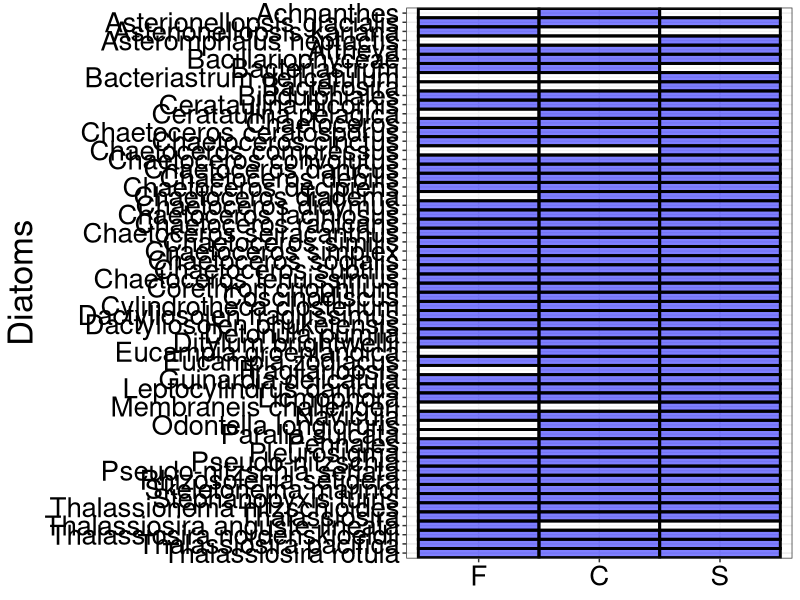
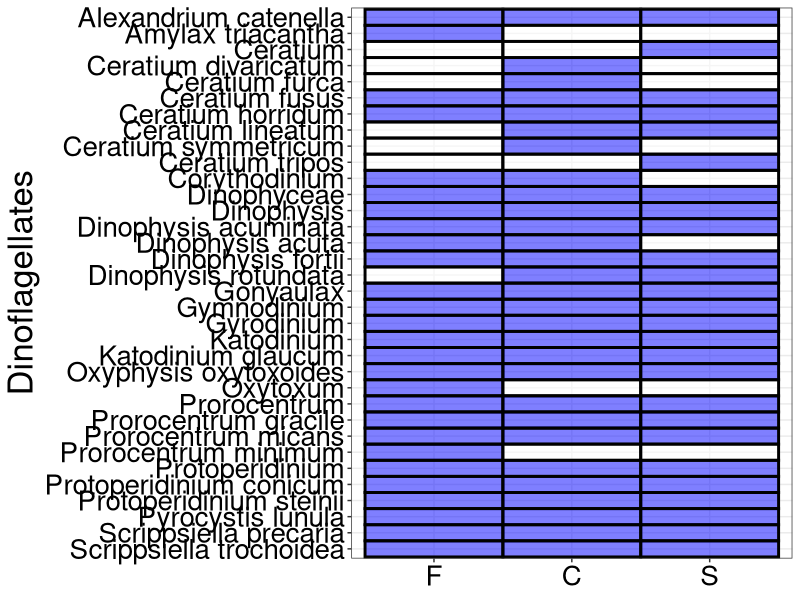
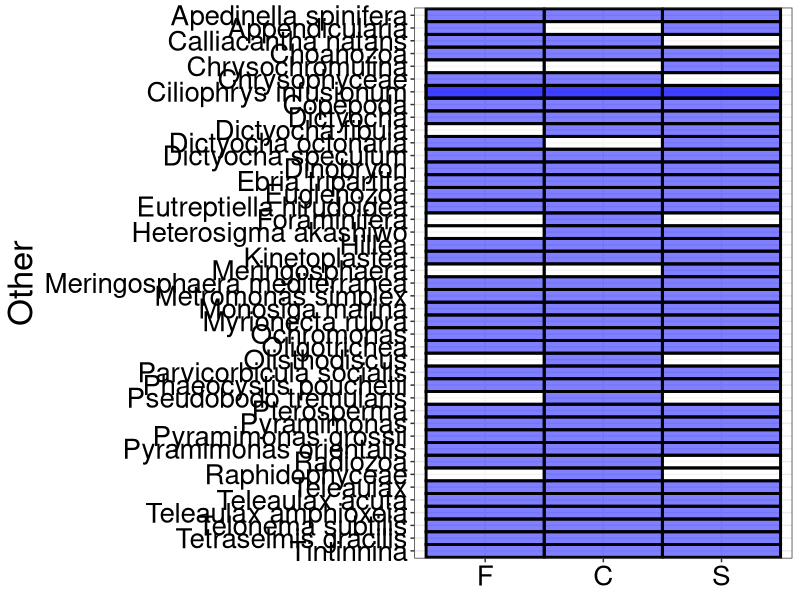
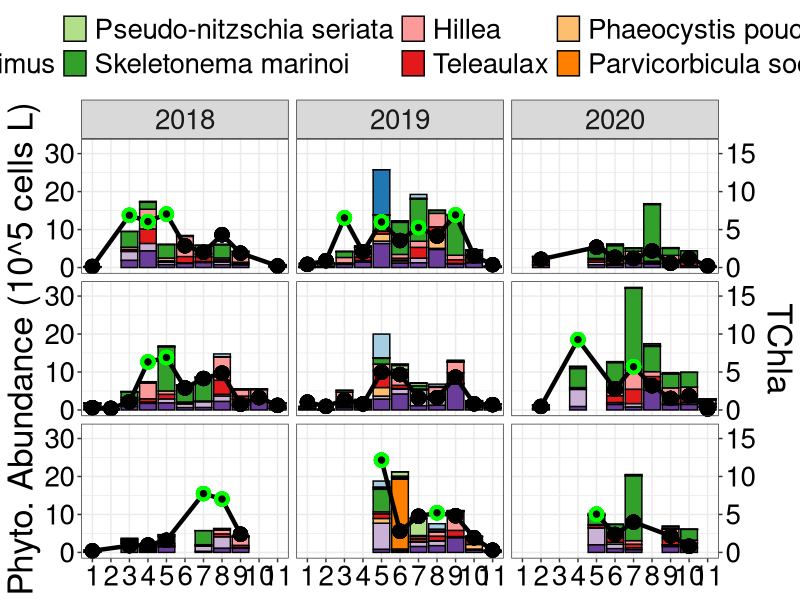
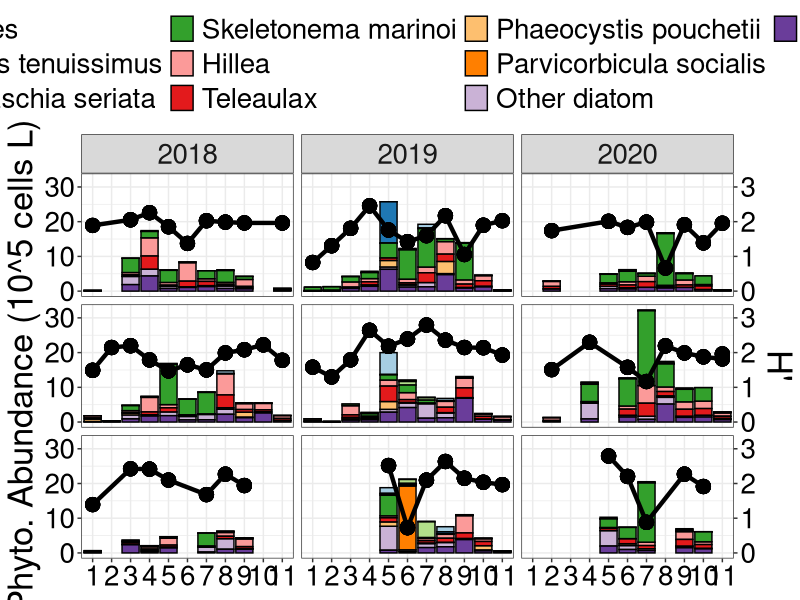
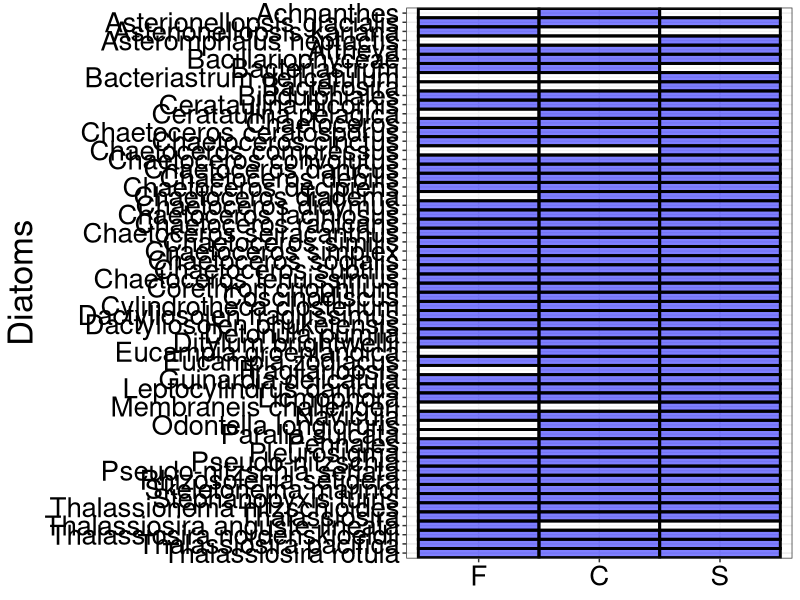
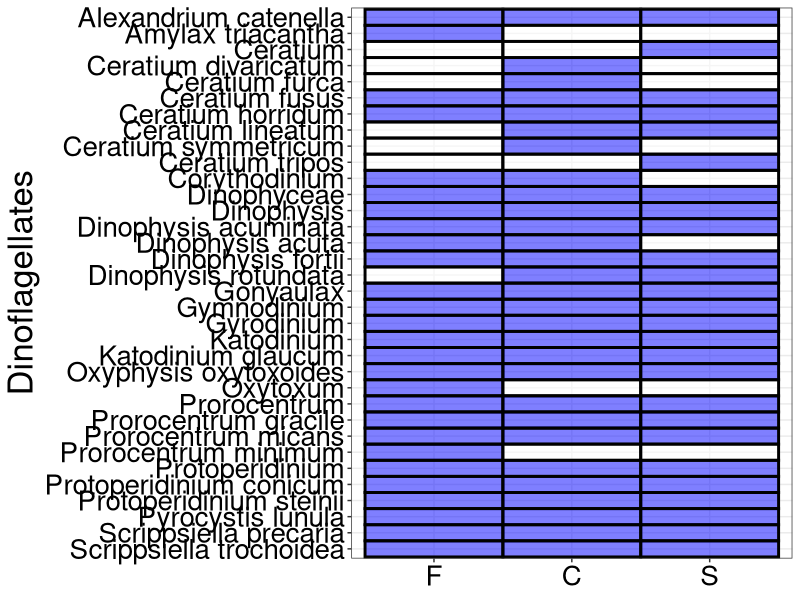
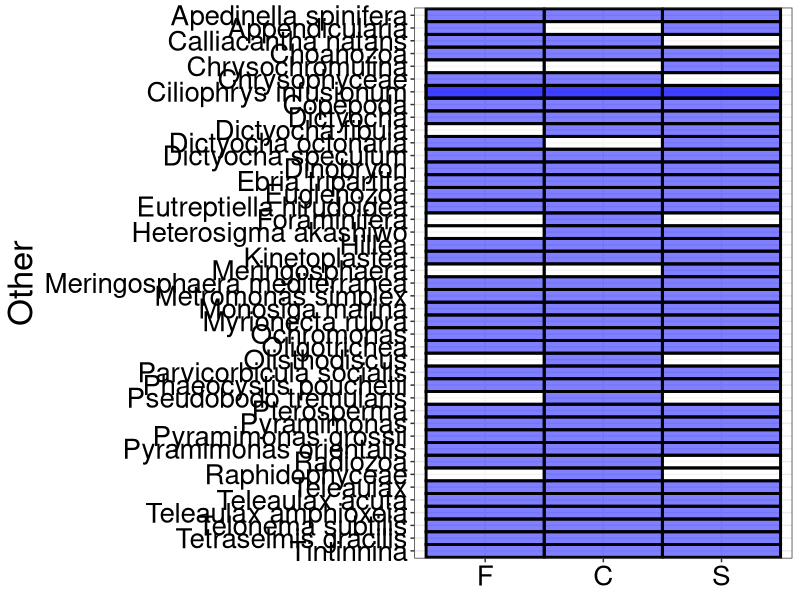

These figures' R source, in order:
## ---- chunk 1
#Upload packages
library(tidyverse)
library(readxl)
library(here)
library(patchwork)
library(RColorBrewer)
library(ggpubr)
library(broom)
library(vegan)

## ---- chunk 2
#Upload data from my master data standardization sheet
micro <- read_csv(here("outputs", "micro_all_2022-11-25.csv")) 

#Uploading chl data that has been converted to TChla
chl <- read_csv(here("outputs", "tchla_calibration_2022-11-15.csv"))

## ---- chunk 3
#Remove QU39
micro <- micro %>%
  filter(!site_id == "QU39") %>% 
  filter(!scientificName_accepted == "Cyanobacteria")

species <- micro %>% 
  distinct(scientificName)

species_f <- micro %>% 
  filter(site_id == "DFO2") %>% 
  distinct(scientificName) %>% 
  mutate(F = 1)

species_c <- micro %>% 
  filter(site_id == "KC10") %>% 
  distinct(scientificName) %>% 
  mutate(C = 1)

species_s <- micro %>% 
  filter(site_id == "QCS01") %>% 
  distinct(scientificName) %>% 
  mutate(S = 1)

p_a <- species_f %>% 
  full_join(species_c) %>% 
  full_join(species_s) %>% 
  mutate_if(is.numeric, ~ replace_na(., 0))

group_name <- micro %>% 
  distinct(group, scientificName)

p_a <- p_a %>% 
  left_join(group_name)

p_a_long <- p_a %>% 
  pivot_longer(c(F:S), names_to = "location", values_to = "p_a")
## ---- chunk 4
#Order locations from fjord to shelf
order_loc <- c("F", "C", "S")

#Chemtax - Specify order of phyto groups for figures
p_a_long <- arrange(mutate(p_a_long,
                         location = factor(location, levels = order_loc)))

p_a_long %>%
  filter(group == "Bacillariophyta") %>% 
  ggplot(aes(y = fct_rev(scientificName), x = location, fill = as.factor(p_a))) +
  geom_tile(color = "black", size = 1, alpha = 0.5) +
  scale_fill_manual(values = c("white", "blue")) +
  labs(y = "Diatoms") +
  theme_bw() +
  theme(text = element_text(size = 25),
        axis.text = element_text(colour = "black"),
        axis.title.x = element_blank(),
        legend.position = "none",
        legend.direction = "horizontal",
        legend.title = element_blank(),
        strip.background.y = element_blank(),
        strip.text.y = element_blank()) 

ggsave(here("figures_species_timeseries", "presence_absence_diatoms.png"),
       width = 5, height = 16, dpi = 300)
## ---- chunk 5
p_a_long %>%
  filter(group == "Dinoflagellata") %>% 
  ggplot(aes(y = fct_rev(scientificName), x = location, fill = as.factor(p_a))) +
  geom_tile(color = "black", size = 1, alpha = 0.5) +
  scale_fill_manual(values = c("white", "blue")) +
  labs(y = "Dinoflagellates") +
  theme_bw() +
  theme(text = element_text(size = 25),
        axis.text = element_text(colour = "black"),
        axis.title.x = element_blank(),
        legend.position = "none",
        legend.direction = "horizontal",
        legend.title = element_blank(),
        strip.background.y = element_blank(),
        strip.text.y = element_blank()) 

ggsave(here("figures_species_timeseries", "presence_absence_dino.png"),
       width = 5, height = 10, dpi = 300)
## ---- chunk 6
p_a_long %>%
  filter(!group == "Dinoflagellata" & !group == "Bacillariophyta") %>% 
  ggplot(aes(y = fct_rev(scientificName), x = location, fill = as.factor(p_a))) +
  geom_tile(color = "black", size = 1, alpha = 0.5) +
  scale_fill_manual(values = c("white", "blue")) +
  labs(y = "Other") +
  theme_bw() +
  theme(text = element_text(size = 25),
        axis.text = element_text(colour = "black"),
        axis.title.x = element_blank(),
        legend.position = "none",
        legend.direction = "horizontal",
        legend.title = element_blank(),
        strip.background.y = element_blank(),
        strip.text.y = element_blank()) 

ggsave(here("figures_species_timeseries", "presence_absence_other.png"),
       width = 5, height = 10, dpi = 300)
## ---- chunk 7
#Add year column
micro <- micro %>% 
  mutate(year = lubridate::year(date),
         month = lubridate::month(date)) %>% 
  relocate(year, .after = date) %>% 
  relocate(month, .after = year)


test <- micro %>% 
  filter(site_id == "QCS01") %>% 
  distinct(date)


micro <- micro %>%  
  mutate(month_surv = lubridate::month(date),
         month_surv = case_when(date == "2019-08-29" ~ 9,
                                date == "2019-08-31" ~ 9,
                                date == "2019-11-27" ~ 12,
                             TRUE ~ as.numeric (month_surv)))
## ---- chunk 8
# Changing site_id to location 
micro <- micro %>% 
    mutate(location = case_when(site_id == "DFO2" ~ "F",
                              site_id == "KC10" ~ "C",
                              site_id == "QCS01" ~ "S",
                              TRUE ~ as.character(site_id))) %>% 
  relocate(location, .after = site_id)

chl <- chl %>% 
    mutate(location = case_when(site_id == "DFO2" ~ "F",
                              site_id == "KC10" ~ "C",
                              site_id == "QCS01" ~ "S",
                              TRUE ~ as.character(site_id))) %>% 
  relocate(location, .after = site_id)
## ---- chunk 9
micro_all <- micro 

#Order locations from fjord to shelf
order_loc <- c("F", "C", "S")

#Chemtax - Specify order of phyto groups for figures
micro_all <- arrange(mutate(micro_all,
                         location = factor(location, levels = order_loc)))


# micro_all <- micro_all %>% 
#   filter(trophicStatus == "auto")
#I want to look at species that never contribute to more than a certain percentage to the total biomass
## ---- chunk 10
micro_all <- micro_all %>%
  group_by(date, location) %>%
  mutate(sum_count = sum(species_sum)) %>%
  ungroup() %>%
  mutate(perc = species_sum/sum_count)

micro_all <- micro_all %>%
  group_by(scientificName) %>%
  mutate(max = max(perc),
         max_abund = max(species_sum)) %>% 
  ungroup()
## ---- chunk 11
#Looking at DFO2 2018 Other diatoms
dfo2 <- micro_all %>% 
  filter(site_id == "DFO2" & year == 2018 & (month == 4))
## ---- chunk 12
#Make a total diatom sum column for each date and then divide each species count by the total to derive a relative contribution
# micro_all <- micro_all %>% 
#   group_by(date, location) %>% 
#   mutate(sum_count = sum(species_sum)) %>% 
#   ungroup() %>% 
#   mutate(perc = species_sum/sum_count)

#Make a column showing the max contribution for each species
# micro_all <- micro_all %>% 
#   group_by(scientificName) %>% 
#   mutate(max = max(perc),
#          max_abund = max(species_sum)) %>% 
#   ungroup()
## ---- chunk 13
test <- micro_all %>% 
  distinct(scientificName, max, max_abund)
## ---- chunk 14
micro_all_gt10_perc <- micro_all %>% 
  mutate(scientificName2 = ifelse(max_abund < 325000 & group == "Bacillariophyta",
                                  "Other diatom", scientificName)) %>% 
  mutate(scientificName2 = ifelse(max < 0.325000 & !group == "Bacillariophyta",
                                  "Other flagellate", scientificName2))
## ---- chunk 15
micro_all_gt10_perc2 <- micro_all_gt10_perc %>% 
  group_by(date, month_surv, location, scientificName2) %>% 
  summarise(species_sum = sum(species_sum)) %>% 
  ungroup()
## ---- chunk 16
micro_all_c <- micro_all_gt10_perc2  

colourCount_c = length(unique(micro_all_c$scientificName2))
getPalette_c = colorRampPalette(brewer.pal(10, "Paired"))
## ---- chunk 17
spec_dist <- micro_all_c %>% 
  distinct(scientificName2)
## ---- chunk 18
#25%
spec_ord <- c("Biddulphiales", #
              "Chaetoceros tenuissimus", #
              # "Pennales", #
              "Pseudo-nitzschia seriata", #
              # "Rhizosolenia setigera", #
              "Skeletonema marinoi", #
              # "Olisthodiscus", #
              "Hillea", #
              "Teleaulax", #
              "Phaeocystis pouchetii", #
              "Parvicorbicula socialis",
              "Other diatom", #
              "Other flagellate") #




# spec_ord <- c("Biddulphiales", #
#               "Chaetoceros tenuissimus", #
#               "Pennales", #
#               "Pseudo-nitzschia seriata", #
#               "Rhizosolenia setigera", #
#               "Skeletonema marinoi", #
#               "Olisthodiscus", #
#               "Hillea", #
#               "Teleaulax", #
#               "Phaeocystis pouchetii", #
#               "Other diatom", #
#               "Other flagellate") #

#20%
# spec_ord <- c("Biddulphiales",
#               "Chaetoceros cinctus",
#               "Chaetoceros tenuissimus",
#               "Pseudo-nitzschia seriata",
#               "Rhizosolenia setigera",
#               "Skeletonema marinoi small",
#               "Skeletonema marinoi large",
#               "Olisthodiscus",
#               "Hillea",
#               "Teleaulax",
#               "Phaeocystis pouchetii",
#               "Pyramimonas orientalis",
#               "Other")

#10%
# spec_ord <- c("Biddulphiales",
#               "Chaetoceros cinctus",
#               "Chaetoceros tenuissimus",
#               "Pseudo-nitzschia",
#               
#               "Rhizosolenia setigera",
#               "Skeletonema marinoi large",
#               "Skeletonema marinoi small",
#               "Thalassiosira nordenskioeldii",
#               "Thalassiosira pacifica",
#               "Olisthodiscus",
#               "Hillea",
#               "Teleaulax",
#               "Pterosperma",
#               "Pyramimonas orientalis",
#               "Phaeocystis pouchetii")

micro_all_c <- arrange(mutate(micro_all_c,
                         scientificName2 = factor(scientificName2,
                                                 levels = spec_ord)))
## ---- chunk 19
micro_all_chl <- micro_all_c %>% 
  left_join(chl)

micro_all_chl <- arrange(mutate(micro_all_chl,
                         location = factor(location, levels = order_loc)))
## ---- chunk 20
coeff <- 2

micro_all_chl %>%   
  mutate(year = lubridate::year(date)) %>% 
  ggplot() + 
  geom_bar(aes(x = as.factor(month_surv), y = species_sum/100000, 
           fill = scientificName2), stat = "identity", position = "stack",
           color = "black") +
  scale_fill_manual(values = getPalette_c(colourCount_c)) +
  geom_line(aes(x = month_surv, y = tchla*coeff), size = 1.5) +
  geom_point(aes(x = month_surv, y = tchla*coeff, 
                 color = ifelse(tchla < 5, "Fail", "Pass")), size = 2.5, pch = 21,
             stroke = 2, fill = "black") +
  scale_y_continuous(name = "Phyto. Abundance (10^5 cells L)",
                     sec.axis = sec_axis(~ . /coeff, name = "TChla")) +
  scale_color_manual(values = c("black", "green"))+
  facet_grid(location ~ year) +
  theme_bw() +
  theme(text = element_text(size = 25),
        axis.title.x = element_blank(),
        # axis.text.y = element_blank(),
        axis.text = element_text(colour = "black"),
        legend.position = "top",
        legend.direction = "horizontal",
        legend.title = element_blank(),
        strip.background.y = element_blank(),
        strip.text.y = element_blank()) +
  guides(fill = guide_legend(nrow = 2),
         color = "none")

ggsave(here("figures_species_timeseries", "compositions_all_10species.png"),
       width = 16, height = 10, dpi = 300)
## ---- chunk 21
test <- micro_all %>% 
  filter(location == "C" & month == 4 & year == 2020)
## ---- chunk 22
#I want to plot diversity rather than TChla here.

#Calculate diversity.

micro_div <- micro %>%
  # filter(group == "Bacillariophyta") %>% 
  select(date, site_id, scientificName, species_sum) %>% 
  pivot_wider(names_from = scientificName, values_from = species_sum) %>% 
  mutate_if(is.numeric, ~ replace_na(., 0))

div <- micro_div[,3:ncol(micro_div)]

div <- diversity(div, "shannon")

micro_meta <- micro_div[, 1:2]

div_full <- cbind(micro_meta, div)

micro_all_chl <- micro_all_chl %>% 
  left_join(div_full)
## ---- chunk 23
coeff <- 10

micro_all_chl %>%   
  mutate(year = lubridate::year(date)) %>% 
  ggplot() + 
  geom_bar(aes(x = as.factor(month_surv), y = species_sum/100000, 
           fill = scientificName2), stat = "identity", position = "stack",
           color = "black") +
  scale_fill_manual(values = getPalette_c(colourCount_c)) +
  geom_line(aes(x = month_surv, y = div*coeff), size = 1.5) +
  geom_point(aes(x = as.factor(month_surv), y = div*coeff), size = 2.5, pch = 21,
             stroke = 2, fill = "black") +
  scale_y_continuous(name = "Phyto. Abundance (10^5 cells L)",
                     sec.axis = sec_axis(~ . /coeff, name = "H'")) +
  scale_color_manual(values = c("black", "green"))+
  facet_grid(location ~ year) +
  theme_bw() +
  theme(text = element_text(size = 25),
        axis.title.x = element_blank(),
        # axis.text.y = element_blank(),
        axis.text = element_text(colour = "black"),
        legend.position = "top",
        legend.direction = "horizontal",
        legend.title = element_blank(),
        strip.background.y = element_blank(),
        strip.text.y = element_blank()) +
  guides(fill = guide_legend(ncol = 4),
         color = "none")

ggsave(here("figures_species_timeseries", "compositions_all_10species_diversity.png"),
       width = 16, height = 10, dpi = 300)
## ---- chunk 24
div_stat <- div_full %>% 
  group_by(site_id) %>% 
  summarise(mean_div = mean(div)) %>% 
  ungroup()
## ---- chunk 25
write_csv(div_full, here("outputs", "diversity.csv"))
## ---- chunk 26
species_all <- micro %>% 
  distinct(scientificName)

species_met <- micro %>% 
  filter(group == "Metazoa") %>% 
  distinct(scientificName)

species_pro <- micro %>% 
  filter(group == "Protozoa") %>% 
  distinct(scientificName)

species_cil <- micro %>% 
  filter(group == "Ciliophora") %>% 
  distinct(scientificName)

species_kin <- micro %>% 
  filter(group == "Kinetoplastidea") %>% 
  distinct(scientificName)

# micro <- micro %>% 
#   filter(
#            !scientificName_accepted == "Cyanobacteria" &
#            !group == "Metazoa" &
#            !group == "Protozoa" &
#            !group == "Choanoflagellata" &
#            !group == "Ciliophora" &
#            !group == "Kinetoplastidea")
